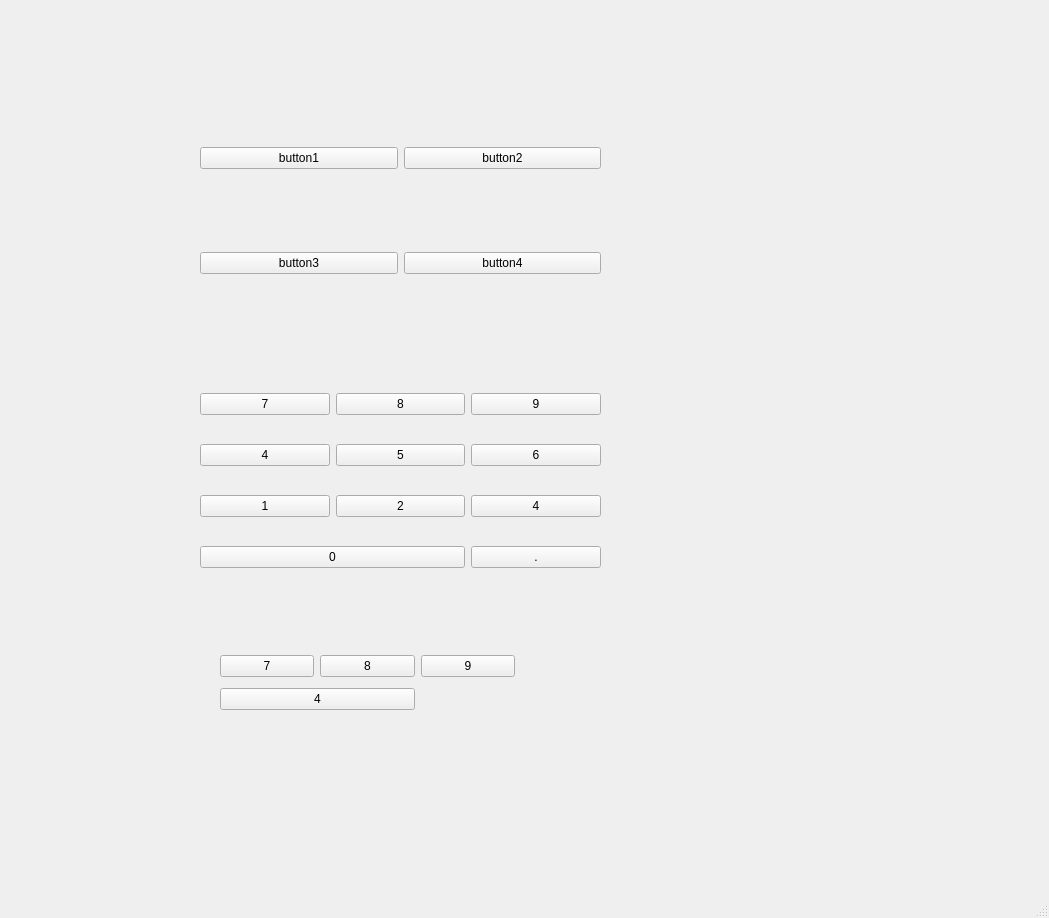
<?xml version="1.0" encoding="UTF-8"?>
<ui version="4.0">
 <class>MainWindow</class>
 <widget class="QMainWindow" name="MainWindow">
  <property name="geometry">
   <rect>
    <x>0</x>
    <y>0</y>
    <width>1049</width>
    <height>918</height>
   </rect>
  </property>
  <property name="windowTitle">
   <string>MainWindow</string>
  </property>
  <widget class="QWidget" name="centralwidget">
   <widget class="QWidget" name="">
    <property name="geometry">
     <rect>
      <x>200</x>
      <y>70</y>
      <width>401</width>
      <height>281</height>
     </rect>
    </property>
    <layout class="QGridLayout" name="gridLayout_2">
     <item row="0" column="0">
      <widget class="QPushButton" name="pushButton">
       <property name="text">
        <string>button1</string>
       </property>
      </widget>
     </item>
     <item row="0" column="1">
      <widget class="QPushButton" name="pushButton_2">
       <property name="text">
        <string>button2</string>
       </property>
      </widget>
     </item>
     <item row="1" column="0">
      <widget class="QPushButton" name="pushButton_3">
       <property name="text">
        <string>button3</string>
       </property>
      </widget>
     </item>
     <item row="1" column="1">
      <widget class="QPushButton" name="pushButton_4">
       <property name="text">
        <string>button4</string>
       </property>
      </widget>
     </item>
    </layout>
   </widget>
   <widget class="QWidget" name="">
    <property name="geometry">
     <rect>
      <x>200</x>
      <y>370</y>
      <width>401</width>
      <height>221</height>
     </rect>
    </property>
    <layout class="QGridLayout" name="gridLayout_3">
     <item row="1" column="0">
      <widget class="QPushButton" name="pushButton_8">
       <property name="text">
        <string>4</string>
       </property>
      </widget>
     </item>
     <item row="3" column="0" colspan="2">
      <widget class="QPushButton" name="pushButton_14">
       <property name="text">
        <string>0</string>
       </property>
      </widget>
     </item>
     <item row="2" column="2">
      <widget class="QPushButton" name="pushButton_13">
       <property name="text">
        <string>4</string>
       </property>
      </widget>
     </item>
     <item row="3" column="2">
      <widget class="QPushButton" name="pushButton_15">
       <property name="text">
        <string>.</string>
       </property>
      </widget>
     </item>
     <item row="1" column="2">
      <widget class="QPushButton" name="pushButton_11">
       <property name="text">
        <string>6</string>
       </property>
      </widget>
     </item>
     <item row="0" column="1">
      <widget class="QPushButton" name="pushButton_6">
       <property name="text">
        <string>8</string>
       </property>
      </widget>
     </item>
     <item row="2" column="0">
      <widget class="QPushButton" name="pushButton_10">
       <property name="text">
        <string>1</string>
       </property>
      </widget>
     </item>
     <item row="2" column="1">
      <widget class="QPushButton" name="pushButton_12">
       <property name="text">
        <string>2</string>
       </property>
      </widget>
     </item>
     <item row="0" column="0">
      <widget class="QPushButton" name="pushButton_5">
       <property name="text">
        <string>7</string>
       </property>
      </widget>
     </item>
     <item row="1" column="1">
      <widget class="QPushButton" name="pushButton_9">
       <property name="text">
        <string>5</string>
       </property>
      </widget>
     </item>
     <item row="0" column="2">
      <widget class="QPushButton" name="pushButton_7">
       <property name="text">
        <string>9</string>
       </property>
      </widget>
     </item>
    </layout>
   </widget>
   <widget class="QWidget" name="">
    <property name="geometry">
     <rect>
      <x>220</x>
      <y>650</y>
      <width>295</width>
      <height>65</height>
     </rect>
    </property>
    <layout class="QGridLayout" name="gridLayout_4">
     <item row="0" column="0">
      <widget class="QPushButton" name="pushButton_16">
       <property name="text">
        <string>7</string>
       </property>
      </widget>
     </item>
     <item row="0" column="1">
      <widget class="QPushButton" name="pushButton_17">
       <property name="text">
        <string>8</string>
       </property>
      </widget>
     </item>
     <item row="0" column="2">
      <widget class="QPushButton" name="pushButton_18">
       <property name="text">
        <string>9</string>
       </property>
      </widget>
     </item>
     <item row="1" column="0" colspan="2">
      <widget class="QPushButton" name="pushButton_19">
       <property name="text">
        <string>4</string>
       </property>
      </widget>
     </item>
    </layout>
   </widget>
  </widget>
  <widget class="QMenuBar" name="menubar">
   <property name="geometry">
    <rect>
     <x>0</x>
     <y>0</y>
     <width>1049</width>
     <height>26</height>
    </rect>
   </property>
  </widget>
  <widget class="QStatusBar" name="statusbar"/>
 </widget>
 <resources/>
 <connections/>
</ui>
